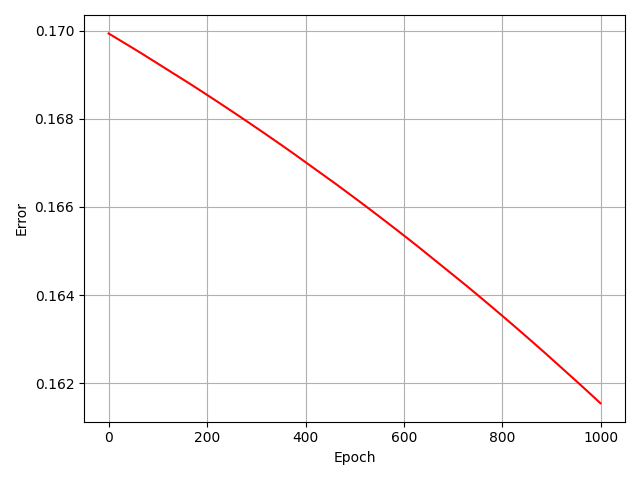

Python code for this plot:
import matplotlib.pyplot as plt

error_list = []

with open("/home/chiranjeet/c++_maths/errortext/error.txt","r") as file:
    for line in file:
       error_list.append(float(line.strip()))

plt.plot(error_list,'r')
plt.xlabel('Epoch')
plt.ylabel('Error')
plt.grid()
plt.tight_layout()
plt.savefig('/home/chiranjeet/c++_maths/errortext/error_plot.png')
plt.show()